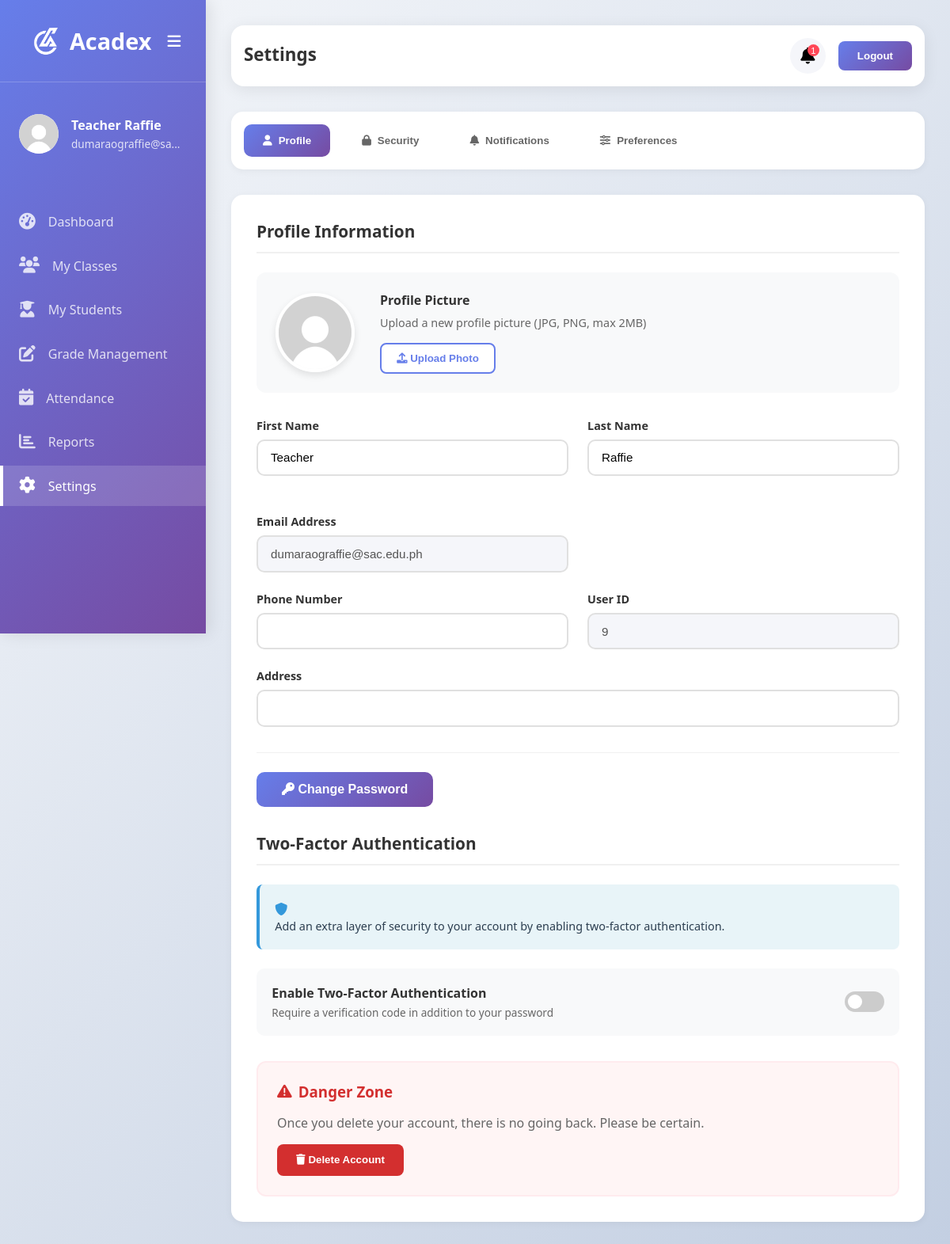
/teacher/t-settings.php (signed in), run on the app's committed database.
### tables this page shows
CREATE TABLE `users` (
  `id` int(11) NOT NULL,
  `first_name` varchar(255) NOT NULL DEFAULT '',
  `last_name` varchar(255) NOT NULL DEFAULT '',
  `full_name` varchar(255) NOT NULL,
  `department` varchar(255) NOT NULL,
  `email` varchar(255) NOT NULL,
  `password` varchar(255) NOT NULL,
  `user_type` varchar(50) NOT NULL,
  `created_at` timestamp NOT NULL DEFAULT current_timestamp()
);

### includes/teacher_requests.php (called while the page is built, shortened)
<?php
try {
    try {
        $pdo->exec("
            CREATE TABLE IF NOT EXISTS student_requests (
                id INT AUTO_INCREMENT PRIMARY KEY,
                student_id INT NOT NULL,
                student_number VARCHAR(50) NOT NULL,
                student_name VARCHAR(255) NOT NULL,
                student_email VARCHAR(255) NOT NULL,
                class_id INT NULL,
                class_name VARCHAR(255) NULL,
                teacher_email VARCHAR(255) NOT NULL,
                request_type ENUM('grade','attendance') NOT NULL,
                term ENUM('prelim','midterm','finals','all') NULL,
                message TEXT NULL,
                status ENUM('pending','resolved') NOT NULL DEFAULT 'pending',
                resolved_at TIMESTAMP NULL,
                resolved_by VARCHAR(255) NULL,
                is_seen TINYINT(1) NOT NULL DEFAULT 0,
                created_at TIMESTAMP DEFAULT CURRENT_TIMESTAMP,
                INDEX idx_teacher_status (teacher_email, status, created_at)
            )
        ");
        $pdo->exec("ALTER TABLE student_requests ADD COLUMN IF NOT EXISTS is_seen TINYINT(1) NOT NULL DEFAULT 0");
        $pdo->exec("ALTER TABLE student_requests ADD COLUMN IF NOT EXISTS resolved_at TIMESTAMP NULL");
        $pdo->exec("ALTER TABLE student_requests ADD COLUMN IF NOT EXISTS resolved_by VARCHAR(255) NULL");
    } catch (PDOException $e) {
    }
    try {
        $stmt = $pdo->prepare("SELECT COUNT(*) as request_count FROM student_requests WHERE teacher_email = ? AND status = 'pending' AND is_seen = 0");
        $stmt->execute([$userEmail]);
        $requestCountResult = $stmt->fetch();
        $requestCount = $requestCountResult['request_count'] ?? 0;
    } catch (PDOException $e) {
        $stmt = $pdo->prepare("
            SELECT id, student_id, student_name, class_id, class_name, request_type, term, created_at, 0 as is_seen
            FROM student_requests
            WHERE teacher_email = ? AND status = 'pending'
            ORDER BY created_at DESC
            LIMIT 5
        ");
        $stmt->execute([$userEmail]);
        $studentRequests = $stmt->fetchAll(PDO::FETCH_ASSOC);
        $requestCount = count($studentRequests);
        $pendingRequestsAll = $studentRequests;
        $completedRequestsAll = [];
    }
} catch (PDOException $e) {
    $requestCount = 0;
    $studentRequests = [];
    $pendingRequestsAll = [];
    $completedRequestsAll = [];
}

### teacher/t-settings.php (the view, shortened to what this page needs)
<?php
include '../includes/connection.php';
$userId = $_SESSION['user_id'];
$userFirstName = $_SESSION['first_name'] ?? '';
$userLastName = $_SESSION['last_name'] ?? '';
$userFullName = trim(($userFirstName ?? '') . ' ' . ($userLastName ?? ''));
$userEmail = $_SESSION['email'] ?? 'Unknown Email';
include '../includes/teacher_requests.php';
try {
    $stmt = $pdo->prepare("SELECT * FROM users WHERE id = ?");
    $stmt->execute([$userId]);
    $user = $stmt->fetch();
} catch (PDOException $e) {
    $user = null;
}
?>
<!DOCTYPE html>
<html lang="en">
<head>
    <link rel="stylesheet" href="https://cdnjs.cloudflare.com/ajax/libs/font-awesome/6.0.0/css/all.min.css">
    <link rel="stylesheet" href="../style.css">
    <link rel="stylesheet" href="../css/teacher/t-settings.css">
</head>
<body>
    <aside class="sidebar" id="sidebar">
        <div class="sidebar-header">
            <div class="sidebar-header-column">
                <img class="sidebar-logo" src="../image/Acadex-logo-white.webp" alt="Acadex Logo">
            </div>
            <div class="sidebar-header-column sidebar-header-title">
                <div class="logo">Acadex</div>
            </div>
            <div class="sidebar-header-column sidebar-header-toggle">
                <button class="sidebar-toggle" id="sidebarToggle" title="Toggle Sidebar"></button>
            </div>
        </div>
        <div class="user-info">
            <div class="user-avatar">
                <img src="../image/default.webp" alt="">
            </div>
            <div class="user-details">
                <h3><?php echo htmlspecialchars($userFullName); ?></h3>
                <p><?php echo htmlspecialchars($userEmail); ?></p>
            </div>
        </div>
        <ul class="nav-menu">
            <li class="nav-item">
                <a href="t-dashboard.php" class="nav-link">
                    <i class="fas fa-tachometer-alt nav-icon"></i>
                    <span>Dashboard</span>
                </a>
            </li>
            <li class="nav-item">
                <a href="t-classes.php" class="nav-link">
                    <i class="fas fa-users nav-icon"></i>
                    <span>My Classes</span>
                </a>
            </li>
            <li class="nav-item">
                <a href="t-students.php" class="nav-link">
                    <i class="fas fa-user-graduate nav-icon"></i>
                    <span>My Students</span>
                </a>
            </li>
            <li class="nav-item">
                <a href="t-grades.php" class="nav-link">
                    <i class="fas fa-edit nav-icon"></i>
                    <span>Grade Management</span>
                </a>
            </li>
            <li class="nav-item">
                <a href="t-attendance.php" class="nav-link">
                    <i class="fas fa-calendar-check nav-icon"></i>
                    <span>Attendance</span>
                </a>
            </li>
            <li class="nav-item">
                <a href="t-reports.php" class="nav-link">
                    <i class="fas fa-chart-bar nav-icon"></i>
                    <span>Reports</span>
                </a>
            </li>
            <li class="nav-item">
                <a href="#" class="nav-link active">
                    <i class="fas fa-cog nav-icon"></i>
                    <span>Settings</span>
                </a>
            </li>
        </ul>
    </aside>
    <main class="main-content">
        <div class="top-bar">
            <div class="page-title">
                <h1>Settings</h1>
            </div>
            <div class="top-actions">
                <div class="notification-wrapper">
                    <button class="notification-btn" id="notificationBtn" aria-expanded="false" aria-controls="notificationMenu">
                        <i class="fas fa-bell"></i>
                        <?php if (!empty($requestCount)): ?>
                            <span class="notification-badge"><?php echo $requestCount; ?></span>
                        <?php endif; ?>
                    </button>
                </div>
                <button class="logout-btn" onclick="logout()">Logout</button>
            </div>
        </div>
        <div class="settings-container">
            <div class="settings-tabs">
                <button class="tab-btn active" data-tab="profile">
                    <i class="fas fa-user"></i> Profile
                </button>
                <button class="tab-btn" data-tab="security">
                    <i class="fas fa-lock"></i> Security
                </button>
                <button class="tab-btn" data-tab="notifications">
                    <i class="fas fa-bell"></i> Notifications
                </button>
                <button class="tab-btn" data-tab="preferences">
                    <i class="fas fa-sliders-h"></i> Preferences
                </button>
            </div>
            <div class="settings-content">
                <div class="tab-pane active" id="profile">
                    <h2 class="section-title">Profile Information</h2>
                    <div class="profile-picture-section">
                        <div class="profile-picture">
                            <img src="../image/default.webp" alt="Profile Picture">
                        </div>
                        <div class="profile-picture-info">
                            <h4>Profile Picture</h4>
                            <p>Upload a new profile picture (JPG, PNG, max 2MB)</p>
                            <button class="btn-upload">
                                <i class="fas fa-upload"></i> Upload Photo
                            </button>
                        </div>
                    </div>
                    <form method="POST" action="">
                        <div class="form-row">
                            <div class="form-group">
                                <label class="form-label">First Name</label>
                                <input type="text" name="first_name" class="form-input"
                                    value="<?php echo htmlspecialchars($user['first_name'] ?? ''); ?>" required>
                            </div>
                            <div class="form-group">
                                <label class="form-label">Last Name</label>
                                <input type="text" name="last_name" class="form-input"
                                    value="<?php echo htmlspecialchars($user['last_name'] ?? ''); ?>" required>
                            </div>
                            <div class="form-group">
                                <label class="form-label">Email Address</label>
                                <input type="email" class="form-input"
                                    value="<?php echo htmlspecialchars($user['email'] ?? ''); ?>" disabled>
                            </div>
                        </div>
                        <div class="form-row">
                            <div class="form-group">
                                <label class="form-label">Phone Number</label>
                                <input type="tel" name="phone" class="form-input"
                                    value="<?php echo htmlspecialchars($user['phone'] ?? ''); ?>">
                            </div>
                            <div class="form-group">
                                <label class="form-label">User ID</label>
                                <input type="text" class="form-input"
                                    value="<?php echo htmlspecialchars($user['id'] ?? ''); ?>" disabled>
                            </div>
                        </div>
                        <div class="form-group">
                            <label class="form-label">Address</label>
                            <input type="text" name="address" class="form-input"
                                value="<?php echo htmlspecialchars($user['address'] ?? ''); ?>">
                        </div>
                        <div class="form-actions">
                            <button type="submit" name="change_password" class="btn-primary">
                                <i class="fas fa-key"></i> Change Password
                            </button>
                        </div>
                    </form>
                    <h3 class="section-title" style="margin-top: 2rem;">Two-Factor Authentication</h3>
                    <div class="info-box">
                        <i class="fas fa-shield-alt"></i>
                        <p>Add an extra layer of security to your account by enabling two-factor authentication.</p>
                    </div>
                    <div class="switch-group">
                        <div class="switch-info">
                            <h4>Enable Two-Factor Authentication</h4>
                            <p>Require a verification code in addition to your password</p>
                        </div>
                        <label class="switch">
                            <span class="slider"></span>
                        </label>
                    </div>
                    <div class="danger-zone">
                        <h3><i class="fas fa-exclamation-triangle"></i> Danger Zone</h3>
                        <p>Once you delete your account, there is no going back. Please be certain.</p>
                        <button class="btn-danger" onclick="deleteAccount()">
                            <i class="fas fa-trash"></i> Delete Account
                        </button>
                    </div>
                </div>
            </div>
        </div>
    </main>
</body>
</html>

### style.css (style rules this page uses)
*, *::before, *::after { box-sizing: border-box; }
.notification-wrapper { position: relative; }

### data on the page
users: first_name "Teacher", last_name "Raffie", email "dumaraograffie@sac.edu.ph", id "9"

### other printed values
$userFullName "Teacher Raffie"
$requestCount "1"
